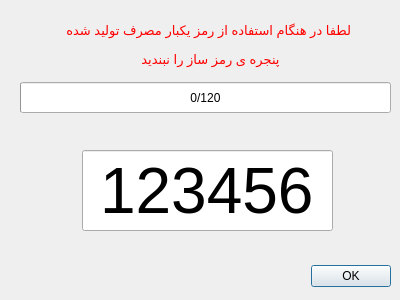
<?xml version="1.0" encoding="UTF-8"?>
<ui version="4.0">
 <class>pass_dia</class>
 <widget class="QDialog" name="pass_dia">
  <property name="geometry">
   <rect>
    <x>0</x>
    <y>0</y>
    <width>400</width>
    <height>300</height>
   </rect>
  </property>
  <property name="windowTitle">
   <string>Dialog</string>
  </property>
  <widget class="QDialogButtonBox" name="buttonBox">
   <property name="geometry">
    <rect>
     <x>50</x>
     <y>260</y>
     <width>341</width>
     <height>32</height>
    </rect>
   </property>
   <property name="orientation">
    <enum>Qt::Horizontal</enum>
   </property>
   <property name="standardButtons">
    <set>QDialogButtonBox::Ok</set>
   </property>
  </widget>
  <widget class="QLabel" name="label">
   <property name="geometry">
    <rect>
     <x>40</x>
     <y>10</y>
     <width>341</width>
     <height>71</height>
    </rect>
   </property>
   <property name="text">
    <string>&lt;html&gt;&lt;head/&gt;&lt;body&gt;&lt;p align=&quot;center&quot;&gt;&lt;span style=&quot; font-size:10pt; color:#ff0000;&quot;&gt;لطفا در هنگام استفاده از رمز یکبار مصرف تولید شده &lt;/span&gt;&lt;/p&gt;&lt;p align=&quot;center&quot;&gt;&lt;span style=&quot; font-size:10pt; color:#ff0000;&quot;&gt;پنجره ی رمز ساز را نبندید&lt;/span&gt;&lt;/p&gt;&lt;/body&gt;&lt;/html&gt;</string>
   </property>
  </widget>
  <widget class="QProgressBar" name="timer">
   <property name="geometry">
    <rect>
     <x>20</x>
     <y>82</y>
     <width>371</width>
     <height>31</height>
    </rect>
   </property>
   <property name="whatsThis">
    <string>زمان باقی مانده تا تعویض رمز </string>
   </property>
   <property name="maximum">
    <number>120</number>
   </property>
   <property name="value">
    <number>0</number>
   </property>
   <property name="invertedAppearance">
    <bool>false</bool>
   </property>
   <property name="format">
    <string>%v/120</string>
   </property>
  </widget>
  <widget class="QLineEdit" name="passprinter">
   <property name="geometry">
    <rect>
     <x>82</x>
     <y>150</y>
     <width>251</width>
     <height>81</height>
    </rect>
   </property>
   <property name="font">
    <font>
     <pointsize>48</pointsize>
    </font>
   </property>
   <property name="whatsThis">
    <string>رمز تولید شده </string>
   </property>
   <property name="text">
    <string>123456</string>
   </property>
   <property name="alignment">
    <set>Qt::AlignCenter</set>
   </property>
   <property name="dragEnabled">
    <bool>true</bool>
   </property>
   <property name="readOnly">
    <bool>true</bool>
   </property>
  </widget>
 </widget>
 <resources/>
 <connections>
  <connection>
   <sender>buttonBox</sender>
   <signal>accepted()</signal>
   <receiver>pass_dia</receiver>
   <slot>accept()</slot>
   <hints>
    <hint type="sourcelabel">
     <x>248</x>
     <y>254</y>
    </hint>
    <hint type="destinationlabel">
     <x>157</x>
     <y>274</y>
    </hint>
   </hints>
  </connection>
  <connection>
   <sender>buttonBox</sender>
   <signal>rejected()</signal>
   <receiver>pass_dia</receiver>
   <slot>reject()</slot>
   <hints>
    <hint type="sourcelabel">
     <x>316</x>
     <y>260</y>
    </hint>
    <hint type="destinationlabel">
     <x>286</x>
     <y>274</y>
    </hint>
   </hints>
  </connection>
 </connections>
</ui>
